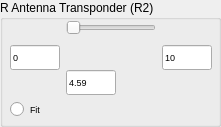
           <widget class="QGroupBox" name="groupBox_15">
            <property name="minimumSize">
             <size>
              <width>220</width>
              <height>100</height>
             </size>
            </property>
            <property name="title">
             <string>R Antenna Transponder (R2)</string>
            </property>
            <widget class="QWidget" name="layoutWidget">
             <property name="geometry">
              <rect>
               <x>10</x>
               <y>20</y>
               <width>202</width>
               <height>98</height>
              </rect>
             </property>
             <layout class="QVBoxLayout" name="verticalLayout_8">
              <item>
               <layout class="QHBoxLayout" name="horizontalLayout_23">
                <item>
                 <widget class="QLineEdit" name="lineEditMinR2">
                  <property name="minimumSize">
                   <size>
                    <width>50</width>
                    <height>25</height>
                   </size>
                  </property>
                  <property name="maximumSize">
                   <size>
                    <width>50</width>
                    <height>25</height>
                   </size>
                  </property>
                  <property name="font">
                   <font>
                    <pointsize>7</pointsize>
                   </font>
                  </property>
                  <property name="text">
                   <string>0</string>
                  </property>
                 </widget>
                </item>
                <item>
                 <layout class="QGridLayout" name="gridLayout_14">
                  <item row="0" column="0">
                   <widget class="QSlider" name="horizontalSliderR2">
                    <property name="minimum">
                     <number>0</number>
                    </property>
                    <property name="maximum">
                     <number>10000</number>
                    </property>
                    <property name="orientation">
                     <enum>Qt::Horizontal</enum>
                    </property>
                   </widget>
                  </item>
                  <item row="1" column="0">
                   <spacer name="verticalSpacer_16">
                    <property name="orientation">
                     <enum>Qt::Vertical</enum>
                    </property>
                    <property name="sizeHint" stdset="0">
                     <size>
                      <width>20</width>
                      <height>17</height>
                     </size>
                    </property>
                   </spacer>
                  </item>
                  <item row="2" column="0">
                   <widget class="QLineEdit" name="lineEditValueR2">
                    <property name="minimumSize">
                     <size>
                      <width>50</width>
                      <height>25</height>
                     </size>
                    </property>
                    <property name="maximumSize">
                     <size>
                      <width>50</width>
                      <height>25</height>
                     </size>
                    </property>
                    <property name="font">
                     <font>
                      <pointsize>7</pointsize>
                     </font>
                    </property>
                    <property name="text">
                     <string>4.59</string>
                    </property>
                   </widget>
                  </item>
                 </layout>
                </item>
                <item>
                 <widget class="QLineEdit" name="lineEditMaxR2">
                  <property name="minimumSize">
                   <size>
                    <width>50</width>
                    <height>25</height>
                   </size>
                  </property>
                  <property name="maximumSize">
                   <size>
                    <width>50</width>
                    <height>25</height>
                   </size>
                  </property>
                  <property name="font">
                   <font>
                    <pointsize>7</pointsize>
                   </font>
                  </property>
                  <property name="text">
                   <string>10</string>
                  </property>
                 </widget>
                </item>
               </layout>
              </item>
              <item>
               <widget class="QRadioButton" name="radioButtonFitR2">
                <property name="font">
                 <font>
                  <pointsize>7</pointsize>
                 </font>
                </property>
                <property name="text">
                 <string>Fit</string>
                </property>
               </widget>
              </item>
             </layout>
            </widget>
           </widget>
